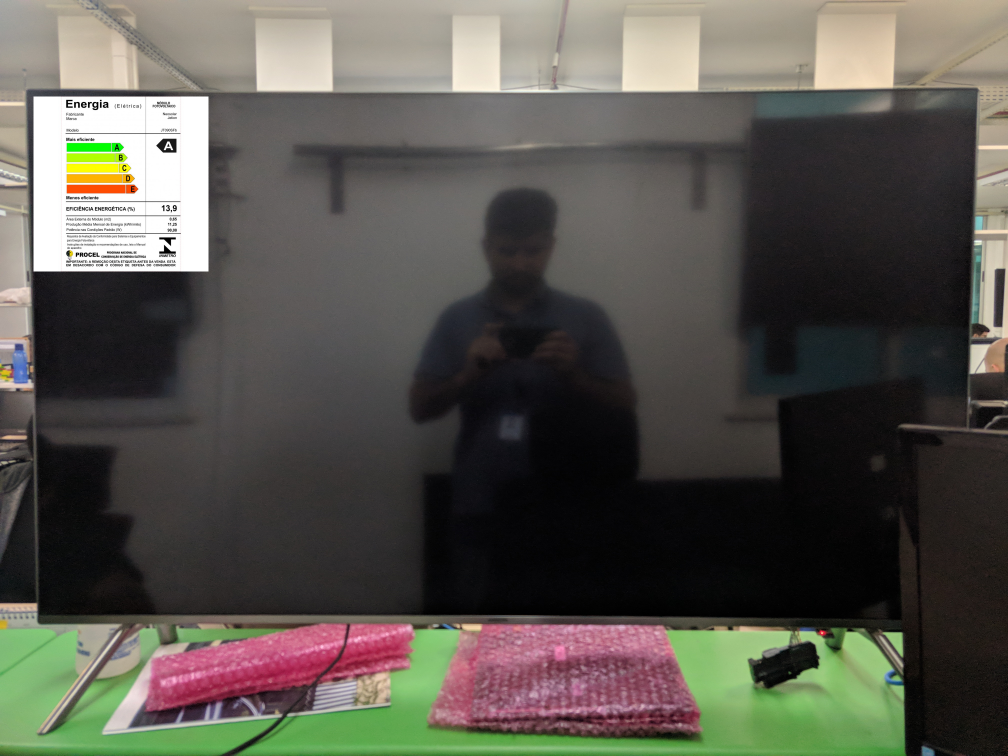
#> input picture images/tv_procel.jpg, 4032 x 3024 px, found by its file name (shown at 1/4 size)
$ python find_squares.py
#> lines starting #> are read from the running program, lines starting #| are printed output that depends on the picture; after the words box and inside, x2 and y2 are one past the last pixel; in counts of white or black regions, pixels touching at a corner belong together
#> further down, img is the input picture: shape (3024, 4032, 3); mean B, G, R 78.4, 86.2, 88.4
import subprocess
import sys

import cv2 as cv
import numpy as np

# Python 2/3 compatibility
PY3 = sys.version_info[0] == 3

if PY3:
    xrange = range


def get_screen_resolution():
    output = subprocess.Popen(
        'xrandr | grep "*" | cut -d" " -f4',
        shell=True,
        stdout=subprocess.PIPE
    ).communicate()[0]

    resolution = output.split()[0].split(b'x')

    return int(resolution[0]), int(resolution[1])


def angle_cos(p0, p1, p2):
    d1, d2 = (p0-p1).astype('float'), (p2-p1).astype('float')
    return abs(np.dot(d1, d2) / np.sqrt(np.dot(d1, d1)*np.dot(d2, d2)))


def find_squares(img):
    img = cv.GaussianBlur(img, (5, 5), 0)
    squares = []
    for gray in cv.split(img):
        for thrs in xrange(0, 255, 25):
            if thrs == 0:
                bin = cv.Canny(gray, 50, 200)
                bin = cv.dilate(bin, None)
            else:
                _retval, bin = cv.threshold(gray, thrs, 255, cv.THRESH_BINARY)

            # cv.RETR_TREE for rectangle
            # cv.RETR_LIST for square
            contours, _hierarchy = cv.findContours(
                bin, cv.RETR_TREE, cv.CHAIN_APPROX_SIMPLE)
            for cnt in contours:
                cnt_len = cv.arcLength(cnt, True)
                cnt = cv.approxPolyDP(cnt, 0.1*cnt_len, True)
                # cv.contourArea(cnt) > [value] according on sizes
                if len(cnt) == 4 and cv.contourArea(cnt) > 13000 \
                        and cv.isContourConvex(cnt):
                    cnt = cnt.reshape(-1, 2)
                    max_cos = np.max(
                        [angle_cos(
                            cnt[i],
                            cnt[(i+1) % 4],
                            cnt[(i+2) % 4]
                        ) for i in xrange(4)]
                    )
                    if max_cos < 0.1:
                        squares.append(cnt)
#> this loop made 3 passes
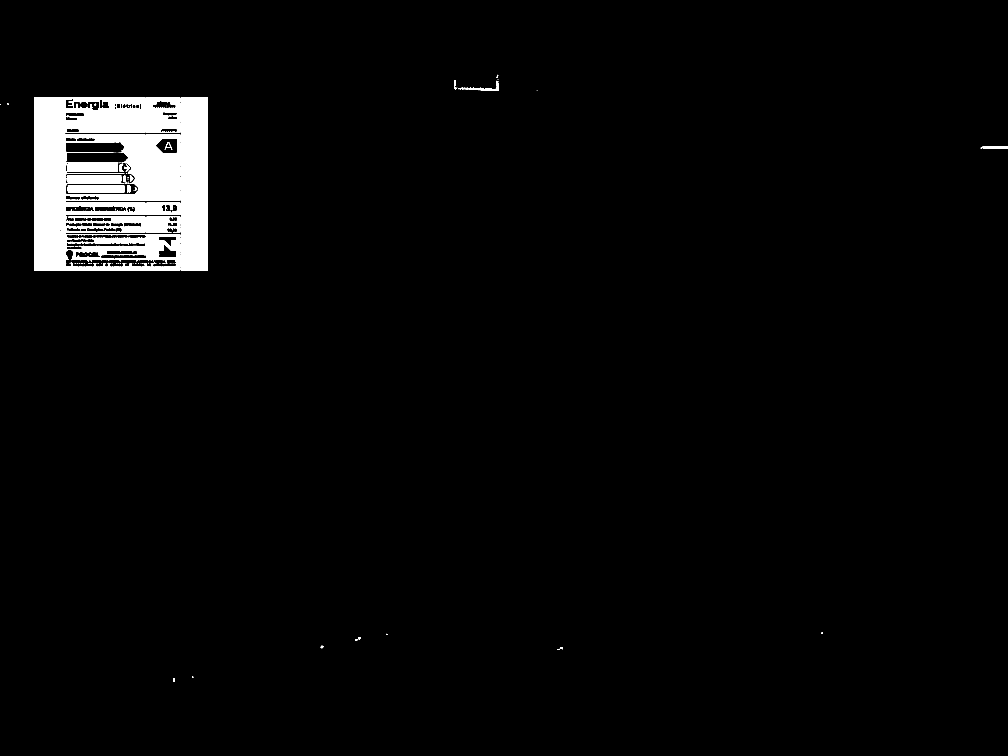
#> bin: shape (3024, 4032) (shown at 1/4 size); 3% white; 108 white regions (76 under 20 px), largest, box (x1, y1, x2, y2) and area: (245, 388, 721, 1084) 135485, (723, 388, 832, 1084) 75162, (136, 388, 243, 1084) 73965
#> after the loop, cnt = [[1990, 299], [1988, 304], [1991, 309]]; max_cos = 0.00704; squares = 36 items
    return squares


if __name__ == '__main__':
    img = cv.imread('/images/tv_procel.jpg')
    squares = find_squares(img)
#> squares = 36 items
    # for square in squares:
    #     (x, y, w, h) = cv.boundingRect(square)
    #     print(img[y, x])
    cv.drawContours(img, [squares[4]], -1, (255, 0, 255), -1)

#> (the run stopped early here; a loop or call above may not have finished)

$ run again, with images/20190129_114844.jpg copied over images/tv_procel.jpg
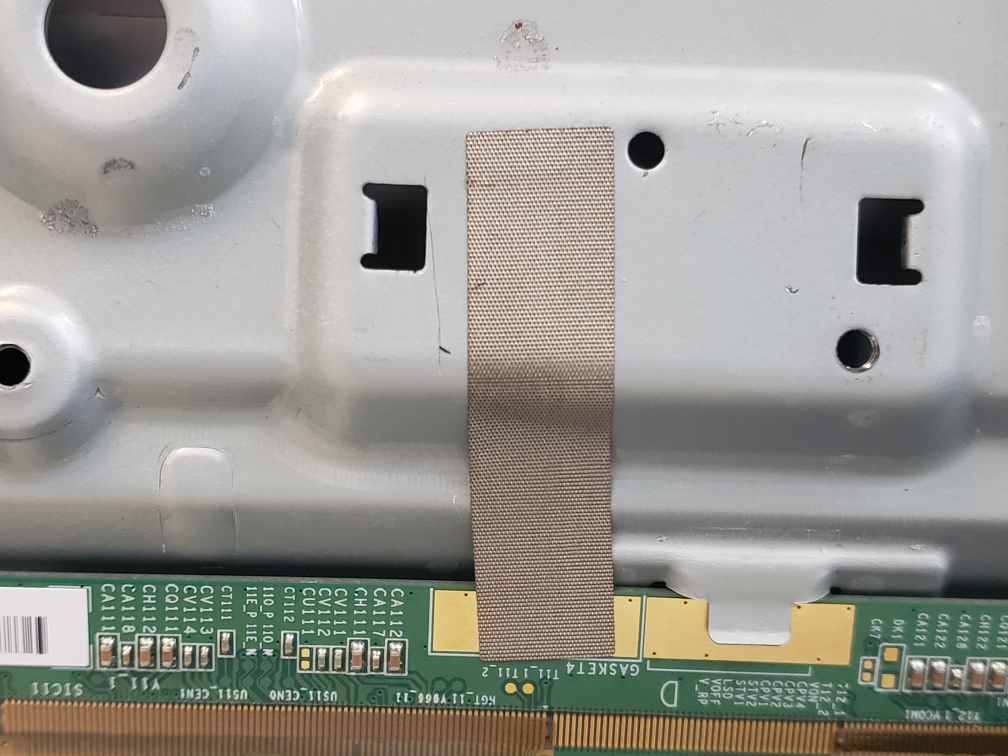
#> input picture images/20190129_114844.jpg, 4032 x 3024 px, found by its file name (shown at 1/4 size)
#> img is the input picture: shape (3024, 4032, 3); mean B, G, R 148.6, 154.7, 155.7
#> the loop in find_squares, `for gray in cv.split(img):` made 3 passes
#> after the loop in find_squares, `for gray in cv.split(img):`:
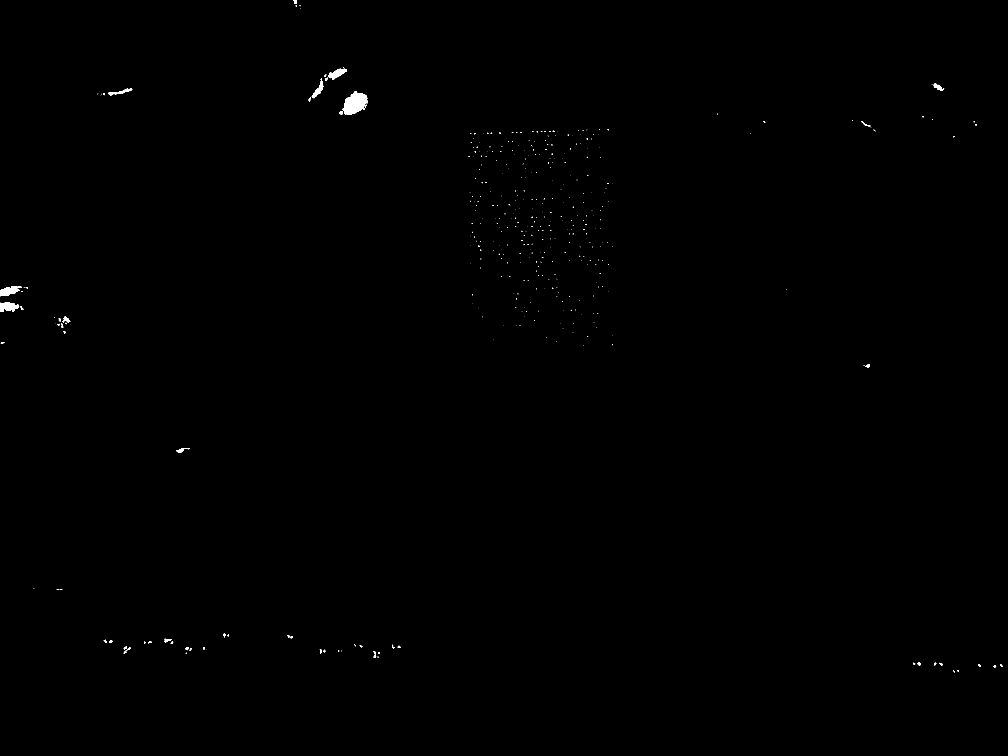
#> bin: shape (3024, 4032) (shown at 1/4 size); 0.16% white; 412 white regions (350 under 20 px), largest, box (x1, y1, x2, y2) and area: (1370, 364, 1472, 460) 6049, (0, 1208, 75, 1247) 2001, (0, 1145, 78, 1185) 1882
#> after the loop in find_squares, `for gray in cv.split(img):`: cnt = [[1172, 0], [1177, 15], [1185, 14], [1184, 0]]; max_cos = 0.0329; squares = 71 items
